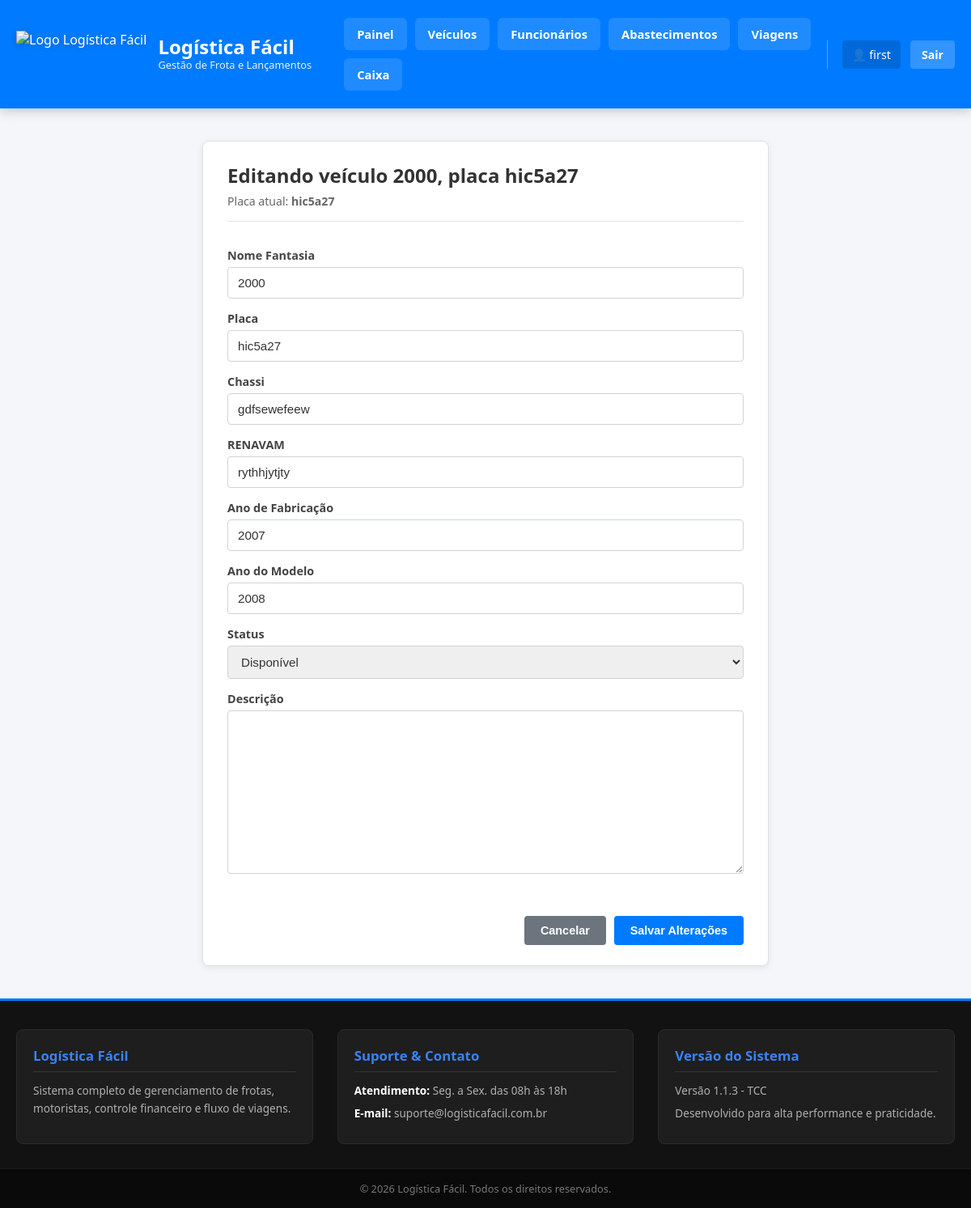
/veiculos/editar/6/ (signed in), run on the app's committed database.
### app/models.py (models this page shows, shortened)
class Veiculo(models.Model):
    STATUS_CHOICES = [
        ('disponivel', 'Disponível'),
        ('em_viagem', 'Em Viagem'),
        ('manutencao', 'Em Manutenção'),
        ('vendido', 'Vendido'),
    ]
    usuario = models.ForeignKey(User, on_delete=models.CASCADE, verbose_name="Usuário", db_index=True)
    nome_fantasia = models.CharField(max_length=100, verbose_name="Nome Fantasia")
    placa = models.CharField(max_length=7, unique=False, verbose_name="Placa", db_index=True)#nao pode ser unico porque um usuario pode vnder o veiculo para outro
    chassi = models.CharField(max_length=17, unique=False, verbose_name="Chassi")#nao pode ser unico porque um usuario pode vnder o veiculo para outro
    renavam = models.CharField(max_length=11, unique=False, verbose_name="RENAVAM") #nao pode ser unico porque um usuario pode vnder o veiculo para outro
    ano_fabricacao = models.PositiveIntegerField(verbose_name="Ano de Fabricação")
    ano_modelo = models.PositiveIntegerField(verbose_name="Ano do Modelo")
    status = models.CharField(max_length=20, choices=STATUS_CHOICES, default='disponivel', verbose_name="Status", db_index=True)
    descricao = models.TextField(blank=True, null=True, verbose_name="Descrição")
    class Meta:
        db_table = 'veiculos'
        verbose_name = "Veículo"
        verbose_name_plural = "Veículos"

### app/views.py (the view)
# urls.py: path('veiculos/editar/<int:pk>/', views.editar_veiculo, name='editar_veiculo'),
@login_required
def editar_veiculo(request, pk):
    veiculo = get_object_or_404(Veiculo, id=pk, usuario=request.user)
    if request.method == 'POST':
        form = VeiculoForm(request.POST, instance=veiculo)
        if form.is_valid():
            form.save()
            messages.success(request, f"Veículo {veiculo.placa} atualizado com sucesso!")
            return redirect('lista_veiculos')
    else:
        form = VeiculoForm(instance=veiculo)
    return render(request, 'enterprise/veiculo/editar_veiculo.html', {
        'form': form,
        'veiculo': veiculo
    })

### app/views.py
class VeiculoForm(forms.ModelForm):
    class Meta:
        model = Veiculo
        fields = [
            'nome_fantasia', 'placa', 'chassi', 'renavam',
            'ano_fabricacao', 'ano_modelo', 'status', 'descricao'
        ]

### app/templates/enterprise/veiculo/editar_veiculo.html (shortened to what this page needs)
{% extends 'base.html' %}
{% load static %}
{% block extra_css %}
    <link rel="stylesheet" href="{% static 'css/content.css' %}?v=12.0">
{% endblock %}
{% block content %}
<div class="container_formulario-editar_veiculo">
    <h2 class="titulo_pagina-editar_veiculo">Editando veículo {{ veiculo.nome_fantasia }}, placa {{ veiculo.placa }}</h2>
    <p class="subtitulo_pagina-editar_veiculo">Placa atual: <strong>{{ veiculo.placa }}</strong></p>
    <hr class="divisor_pagina-editar_veiculo">
    <br>
    <form method="POST" class="formulario_padrao-editar_veiculo" id="form-editar_veiculo" novalidate>
        {% for field in form %}
            <div class="grupo_campo-editar_veiculo">
                <label class="rotulo_campo-editar_veiculo" for="{{ field.id_for_label }}">{{ field.label }}</label>
                {{ field }}
            </div>
        {% endfor %}
        <br>
        <div class="container_botoes_form-editar_veiculo">
            <a href="{% url 'lista_veiculos' %}" class="link_cancelar-editar_veiculo">
                <button type="button" class="btn_cancelar-editar_veiculo">Cancelar</button>
            </a>
            <button type="submit" class="btn_salvar-editar_veiculo" id="btn_salvar-editar_veiculo">Salvar Alterações</button>
        </div>
    </form>
</div>
{% endblock %}

### app/templates/base.html (shortened to what this page needs)
{% load static %}
<!DOCTYPE html>
<html lang="pt-BR">
<head>
    <link rel="stylesheet" href="{% static 'css/style.css' %}">
    {% block extra_css %}{% endblock %}
</head>
<body class="corpo-base">
    <header class="cabecalho-base">
        <div class="container_cabecalho-base">
            <div class="marca_cabecalho-base">
                <a href="{% if request.user.is_authenticated %}{% url 'home' %}{% else %}{% url 'login' %}{% endif %}" class="link_logo-base">
                    <img src="{% static 'img/logo_caminhao.png' %}" alt="Logo Logística Fácil" class="img_logo-base">
                    <div class="texto_marca-base">
                        <span class="titulo_sistema-base">Logística Fácil</span>
                        <span class="subtitulo_sistema-base">Gestão de Frota e Lançamentos</span>
                    </div>
                </a>
            </div>
            {% if request.user.is_authenticated %}
                <nav class="navegacao-base" id="navegacaoBase">
                    <div class="links_navegacao-base">
                        <a href="{% url 'home' %}" class="item_link-base">Painel</a>
                        <a href="{% url 'lista_veiculos' %}" class="item_link-base">Veículos</a>
                        <a href="{% url 'lista_funcionario' %}" class="item_link-base">Funcionários</a>
                        <a href="{% url 'lista_abastecida' %}" class="item_link-base">Abastecimentos</a>
                        <a href="{% url 'lista_viagem' %}" class="item_link-base">Viagens</a>
                        <a href="{% url 'lista_caixa' %}" class="item_link-base">Caixa</a>
                    </div>
                    <div class="usuario_info-base">
                        <a href="{% url 'perfil_user' %}" class="link_perfil_usuario-base" title="Acessar Perfil">
                            👤 {{ request.user.username }}
                        </a>
                        <a href="{% url 'logout' %}" class="btn_sair-base">Sair</a>
                    </div>
                </nav>
            {% endif %}
        </div>
    </header>
    <main class="conteudo_principal-base">
        {% block content %}{% endblock %}
    </main>
    <footer class="rodape-base">
        <div class="container_rodape-base">
            <div class="coluna_rodape-base">
                <h4 class="titulo_coluna-base">Logística Fácil</h4>
                <p class="texto_coluna-base">Sistema completo de gerenciamento de frotas, motoristas, controle financeiro e fluxo de viagens.</p>
            </div>
            <div class="coluna_rodape-base">
                <h4 class="titulo_coluna-base">Suporte & Contato</h4>
                <p class="item_contato-base"><strong>Atendimento:</strong> Seg. a Sex. das 08h às 18h</p>
                <p class="item_contato-base"><strong>E-mail:</strong> suporte@logisticafacil.com.br</p>
            </div>
            <div class="coluna_rodape-base">
                <h4 class="titulo_coluna-base">Versão do Sistema</h4>
                <p class="texto_coluna-base">Versão 1.1.3 - TCC</p>
                <p class="texto_coluna-base">Desenvolvido para alta performance e praticidade.</p>
            </div>
        </div>
        <div class="copia_direitos-base">
            &copy; {% now "Y" %} Logística Fácil. Todos os direitos reservados.
        </div>
    </footer>
</body>
</html>

### app/static/css/style.css (style rules this page uses)
* { box-sizing: border-box; margin: 0; padding: 0; }
:root { --cor-primaria-base: #007bff; --cor-primaria-hover-base: #0056b3; --cor-sucesso-base: #28a745; --cor-perigo-base: #dc3545; --cor-cinza-escuro-base: #1a1a1a; --cor-fundo-pagina-base: #f4f6f9; --cor-fundo-rodape-base: #121212; --cor-fundo-rodape-card-base: #1e1e1e; --cor-texto-rodape-base: #b0b0b0; --cor-borda-base: #dee2e6; --fonte-padrao-base: 'Segoe UI', Roboto, Helvetica, Arial, sans-serif; }
body.corpo-base { background-color: var(--cor-fundo-pagina-base); font-family: var(--fonte-padrao-base); color: #333333; display: flex; flex-direction: column; min-height: 100vh; }
.cabecalho-base { background-color: var(--cor-primaria-base); color: #ffffff; box-shadow: 0 4px 12px rgba(0, 0, 0, 0.18); position: sticky; top: 0; z-index: 1000; padding: 22px 0; }
.container_cabecalho-base { max-width: 1200px; margin: 0 auto; padding: 0 20px; display: flex; justify-content: space-between; align-items: center; gap: 20px; }
.marca_cabecalho-base { display: flex; align-items: center; flex-shrink: 0; }
.link_logo-base { display: flex; align-items: center; gap: 14px; text-decoration: none; color: #ffffff; }
.img_logo-base { height: 58px; width: auto; object-fit: contain; filter: drop-shadow(0px 2px 4px rgba(0,0,0,0.2)); }
.texto_marca-base { display: flex; flex-direction: column; }
.titulo_sistema-base { font-size: 1.5rem; font-weight: 700; line-height: 1.1; white-space: nowrap; }
.subtitulo_sistema-base { font-size: 0.8rem; opacity: 0.9; white-space: nowrap; }
.navegacao-base { display: flex; align-items: center; justify-content: space-between; width: 100%; margin-left: 20px; }
.links_navegacao-base { display: flex; align-items: center; gap: 10px; flex-wrap: wrap; }
.item_link-base { color: #ffffff; text-decoration: none; font-weight: 600; font-size: 0.92rem; padding: 10px 16px; border-radius: 6px; background-color: rgba(255, 255, 255, 0.12); transition: all 0.2s ease; white-space: nowrap; }
.usuario_info-base { display: flex; align-items: center; gap: 12px; border-left: 1px solid rgba(255, 255, 255, 0.35); padding-left: 18px; flex-shrink: 0; }
.link_perfil_usuario-base { color: #ffffff; text-decoration: none; font-size: 0.9rem; padding: 8px 12px; border-radius: 4px; background-color: rgba(0, 0, 0, 0.15); transition: background-color 0.2s; white-space: nowrap; }
.btn_sair-base, .btn_login-base { background-color: rgba(255, 255, 255, 0.2); color: #ffffff; text-decoration: none; padding: 8px 14px; border-radius: 4px; font-size: 0.88rem; font-weight: bold; transition: background-color 0.2s; white-space: nowrap; }
.conteudo_principal-base { flex: 1; max-width: 1200px; width: 100%; margin: 20px auto; padding: 0 20px; }
.rodape-base { background-color: var(--cor-fundo-rodape-base); color: #ffffff; margin-top: auto; padding-top: 35px; border-top: 3px solid var(--cor-primaria-base); }
.container_rodape-base { max-width: 1200px; margin: 0 auto; padding: 0 20px; display: grid; grid-template-columns: repeat(3, 1fr); gap: 30px; }
.coluna_rodape-base { background-color: var(--cor-fundo-rodape-card-base); padding: 20px; border-radius: 8px; border: 1px solid #2a2a2a; }
.titulo_coluna-base { color: #3b82f6; font-size: 1.05rem; margin-bottom: 12px; border-bottom: 1px solid #333333; padding-bottom: 8px; }
.texto_coluna-base, .item_contato-base { color: var(--cor-texto-rodape-base); font-size: 0.85rem; line-height: 1.6; margin-bottom: 6px; }
.item_contato-base strong { color: #ffffff; }
.copia_direitos-base { text-align: center; padding: 15px; margin-top: 30px; background-color: #0a0a0a; font-size: 0.8rem; color: #777777; border-top: 1px solid #1a1a1a; }

### data on the page
Veiculo: nome_fantasia "2000", placa "hic5a27", form "2000" "hic5a27" "gdfsewefeew" "rythhjytjty" "2007" "2008" "Disponível"

### other printed values
{{ request.user.username }} "first"
{{ field.label }} "Nome Fantasia" "Placa" "Chassi" "RENAVAM" "Ano de Fabricação" "Ano do Modelo" "Status" "Descrição"
